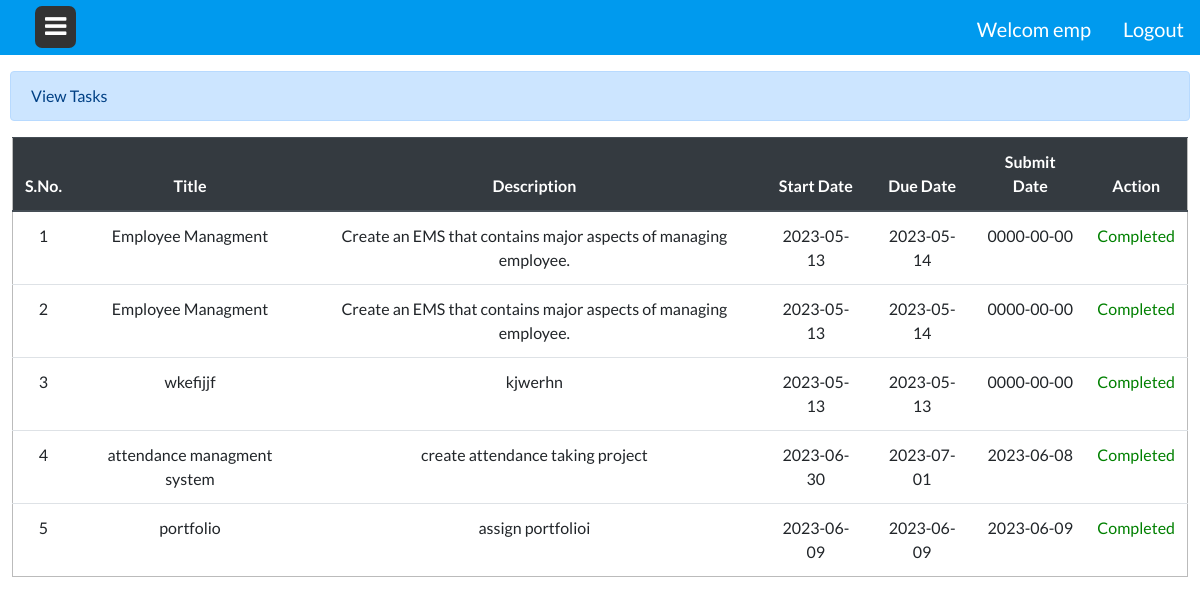
/view-work.php (signed in), run on the app's committed database.
### tables this page shows
CREATE TABLE `work_tbl` (
  `id` int(11) NOT NULL,
  `user_id` int(11) NOT NULL,
  `title` varchar(35) NOT NULL,
  `description` varchar(100) NOT NULL,
  `startdate` date NOT NULL,
  `duedate` date NOT NULL,
  `enddate` date NOT NULL,
  `status` int(11) NOT NULL COMMENT '0=incomplete 1=complete'
);

### view-work.php (the view, shortened to what this page needs)
<?php
include ('include/conn.php');
$id = $_SESSION['id'];
include "include/header.php";
?>
<!DOCTYPE html>
<html>
<head>
</head>
<body>
    <div class="alert alert-primary" role="alert" style="">View Tasks</div>
    <div class="tbl">
    <table class="table">
        <thead class="thead-dark">
            <tr>
             <th scope="col">S.No.</th>
            <th scope="col">Title</th>
            <th scope="col">Description</th>
            <th scope="col">Start Date</th>
            <th scope="col">Due Date</th>
            <th scope="col">Submit Date</th>
            <th scope="col">Action</th>
            </tr>
        </thead>
        <tbody>
            <?php
            $select_query = mysqli_query($conn, "select * from work_tbl where user_id='$id'");
            $sn = 1;
            while($row = mysqli_fetch_array($select_query))
            {
            ?>
            <tr>
                <td ><?php echo $sn; ?></td>
                <td ><?php echo $row['title']; ?></td>
                <td ><?php echo $row['description']; ?></td>
                <td ><?php echo $row['startdate']; ?></td>
                <td ><?php echo $row['duedate']; ?></td>
                <td ><?php if($row['status']==0){echo "-";} else{echo $row['enddate'] ;}?></td>
                <td >
                    <?php if($row['status']==0){?><a href="view-work.php?workid=<?php echo $row['id']?>">Done</a><?php }else{echo "<span style='color:green'>Completed</span>";}?>
                </td>
            </tr>
            <?php $sn++; } ?>
        </tbody>
    </table>
</div>
</body>
</html>

### include/header.css (style rules this page uses)
* { margin: 0; padding: 0; box-sizing: border-box; font-family: 'Lato', sans-serif; }
body { width: 100%; height: 100vh; position: relative; }

### include/header.php (style rules this page uses)
* { margin: 0; padding: 0; box-sizing: border-box; font-family: 'Lato', sans-serif; }
body { width: 100%; height: 100vh; position: relative; }

### view-work.php (style rules this page uses)
.table { margin:0% 1% ; width: 98%; border: 1px solid #bbb; }
.alert { margin-left: 10px; margin-right:10px; }
th,tr { text-align: center }

### data on the page
work_tbl: title "Employee Managment", description "Create an EMS that contains major aspects of managing employee.", startdate "2023-05-13", duedate "2023-05-14", enddate "0000-00-00", status "Completed"
work_tbl: title "Employee Managment", description "Create an EMS that contains major aspects of managing employee.", startdate "2023-05-13", duedate "2023-05-14", enddate "0000-00-00", status "Completed"
work_tbl: title "wkefijjf", description "kjwerhn", startdate "2023-05-13", duedate "2023-05-13", enddate "0000-00-00", status "Completed"
work_tbl: title "attendance managment system", description "create attendance taking project", startdate "2023-06-30", duedate "2023-07-01", enddate "2023-06-08", status "Completed"
work_tbl: title "portfolio", description "assign portfolioi", startdate "2023-06-09", duedate "2023-06-09", enddate "2023-06-09", status "Completed"

### other printed values
$username "emp"
